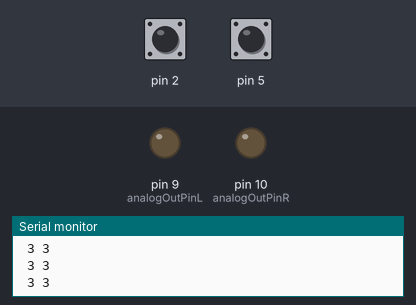
The sketch below on a simulated Arduino Uno, built with avr-gcc and run on an emulated ATmega328P. Shown: output pins drawn as LEDs (lit = HIGH), the last lines printed to the serial monitor. Inputs (shaded band) come from the test bench; at power-on: pin 2 HIGH, pin 5 HIGH.

Above: at 1.2 s.
1.3 s: pin 2 pulled LOW for 1 s
At 2.1 s:
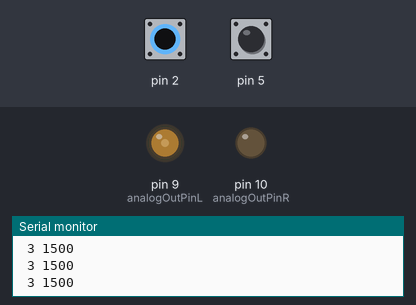
3.8 s: pin 5 pulled LOW for 0.15 s
At 3.87 s:
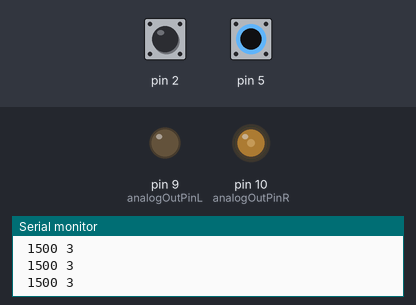
5.4 s: pin 5 pulled LOW for 1 s
At 7.2 s:
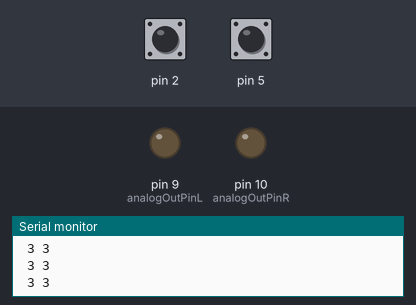
9.4 s: pin 5 pulled LOW for 3.2 s
At 10.7 s:
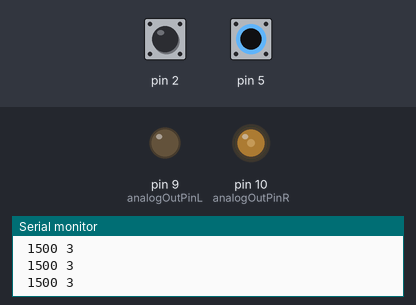
14.1 s: pin 2 pulled LOW for 0.15 s
At 15.0 s:
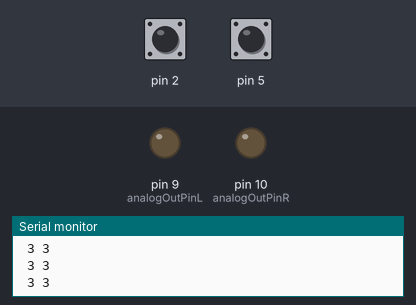
15.7 s: pin 2 pulled LOW for 3.2 s
At 16.5 s:
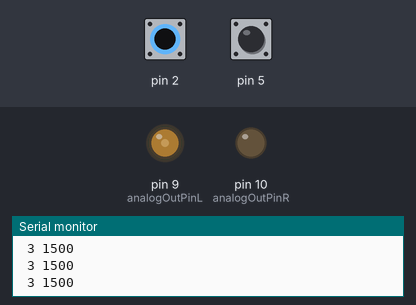
Timing chart, 0 to 20.4 s (numbered marks = the images above; inputs shaded):
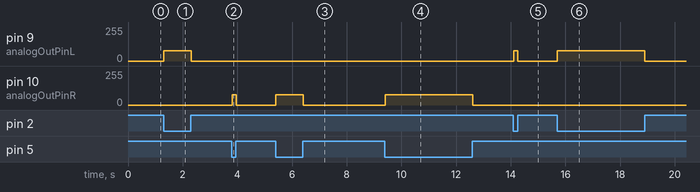

The sketch:

CapCVArduino.pde
```cpp
// Sound Experiments - Capactive CV
// For more information, including schematics and other projects, please go to:
// http://www.jimmymhughes.com/projects/capacitive-paint-controller/
// Sketch informed by Paul Badger's "CapitiveSense Library Demo Sketch" 2008
// This sketch was tested in Arduino Alpha 22
#include <CapSense.h>

const int analogOutPinL = 9; // analaog out pin for CVLeft -> modular synth
const int analogOutPinR = 10; // analog out pin for CVRight -> modular synth
CapSense   cs_4_2 = CapSense(4,2);  // 22 megohm resistor between pins 4 & 2, pin 2 is connected to conductive surface 1
CapSense   cs_4_5 = CapSense(4,5);  // 22 megohm resistor between pins 4 & 6, pin 6 is connected to conductive surface 2

int outputCVLeft = 0; // variables for scaled CV output data
int outputCVRight = 0; //

void setup()
{
   cs_4_2.set_CS_AutocaL_Millis(0xFFFFFFFF); // turn off autocalibrate on input channels
   cs_4_5.set_CS_AutocaL_Millis(0xFFFFFFFF);
   Serial.begin(9600);
}

void loop()

{
long start = millis();
long total1 =  cs_4_2.capSense(10);  // variables for printing to serial monitor
long total2 =  cs_4_5.capSense(10);

Serial.println(total1);  // Prints total values to serial monitor - useful for determining sensor read range
Serial.print(" ");
Serial.print(total2);
Serial.print(" ");

outputCVLeft = map(total1, 0, 5000, 0, 255); // scales total ranges to CV1 and CV2 output voltage
outputCVRight = map(total2, 0, 5000, 0, 255); // I chose my scaling values through trial and error with the serial monitor

analogWrite(analogOutPinL, outputCVLeft);  // writes outputCV to PWM outputs
analogWrite(analogOutPinR, outputCVRight);

delay(10);  // playing with this delay can change your perception of the effect and give you different S&H/quantized effects
}
```

Measured:
- after the input at 1.3 s, pin 9 (analogOutPinL): 0/255 → 76/255 at once, → 0/255 1.0 s later
- after the input at 3.8 s, pin 10 (analogOutPinR): 0/255 → 76/255 at once, → 0/255 0.15 s later
- after the input at 5.4 s, pin 10 (analogOutPinR): 0/255 → 76/255 at once, → 0/255 1.0 s later
- after the input at 9.4 s, pin 10 (analogOutPinR): 0/255 → 76/255 at once, → 0/255 3.2 s later
- after the input at 14.1 s, pin 9 (analogOutPinL): 0/255 → 76/255 at once, → 0/255 0.15 s later
- after the input at 15.7 s, pin 9 (analogOutPinL): 0/255 → 76/255 at once, → 0/255 3.2 s later
